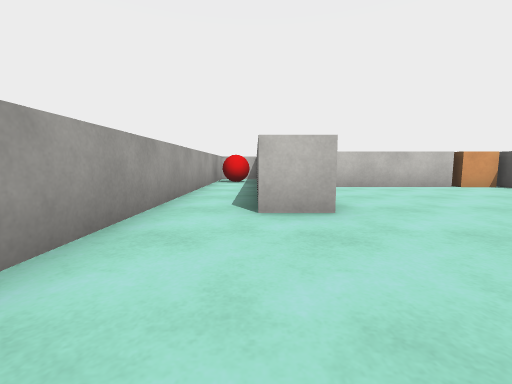
view 1 (above)

18 first-person views from a walk through a scene from a Unity 3-D project. The camera is 0.62 m above the floor, tilts 6° down and sees 90° across. The floor is counted in squares, 1 m on a side. Each view is taken from the middle of a square. On the plan, view 1 faces up. The plan holds only what a view shows up to about 9 squares ahead; the rest is blank. Surface patterns are stand-ins for the level's own textures.

view 2
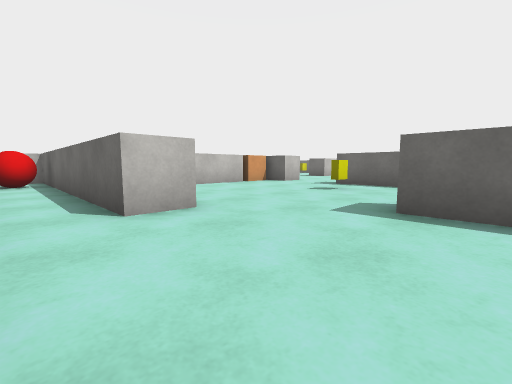

view 3
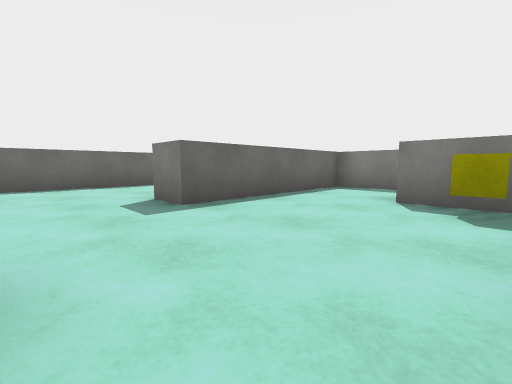

view 4
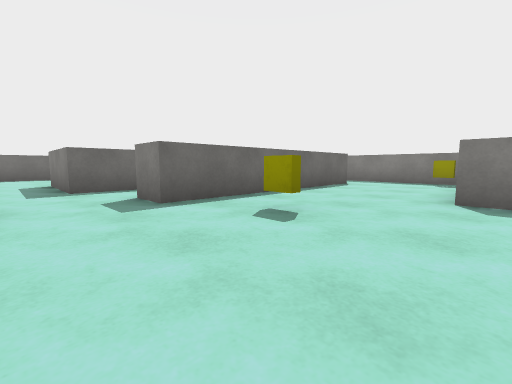

view 5
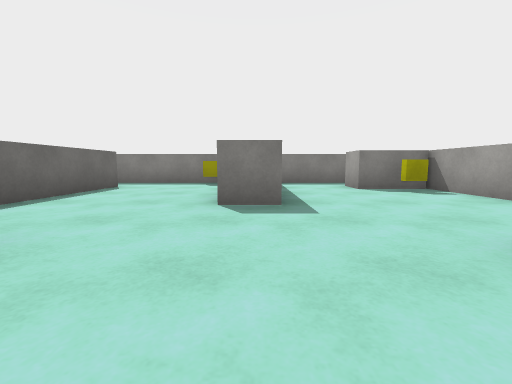

view 6
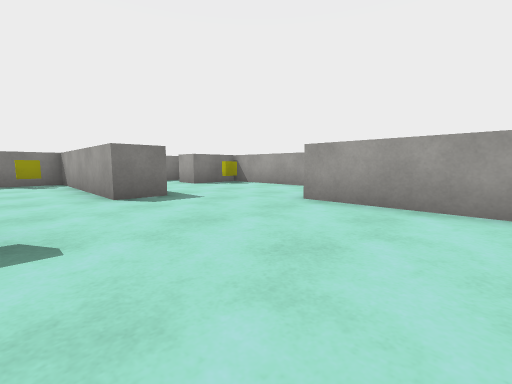

view 7
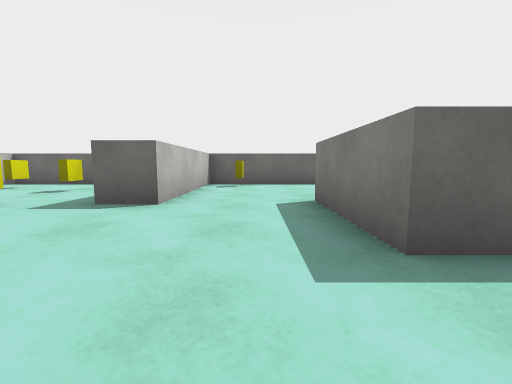

view 8
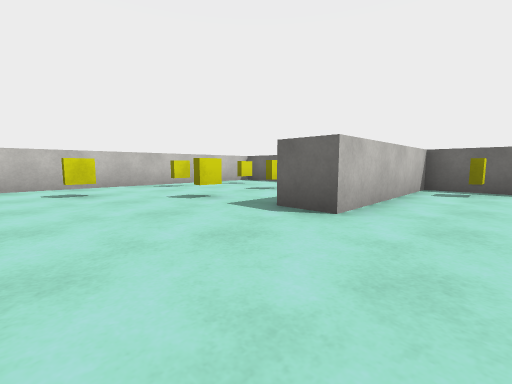

view 9
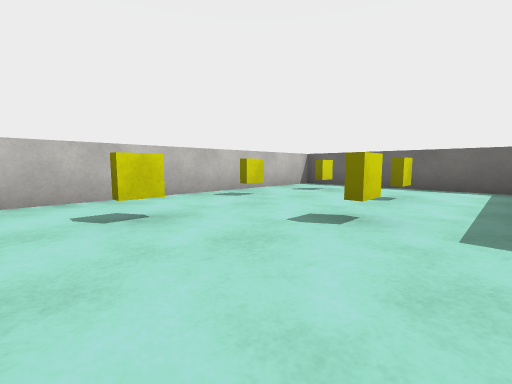

view 10
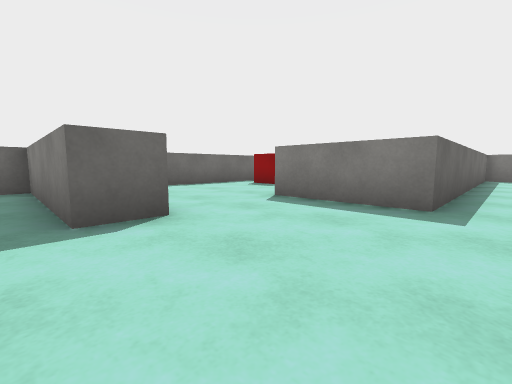

view 11
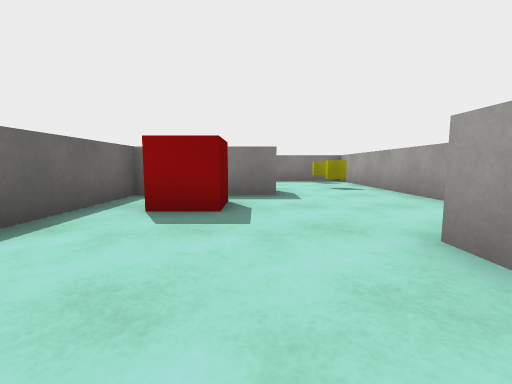

view 12
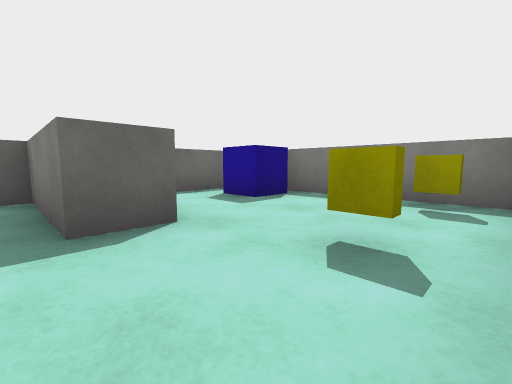

view 13
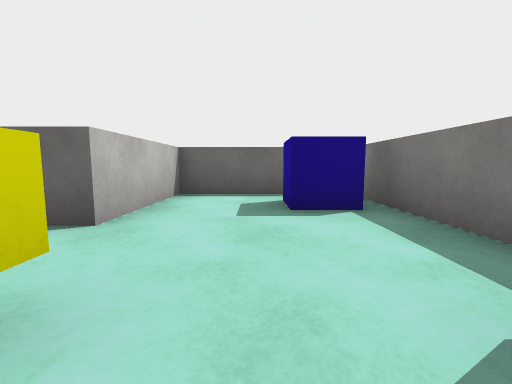

view 14
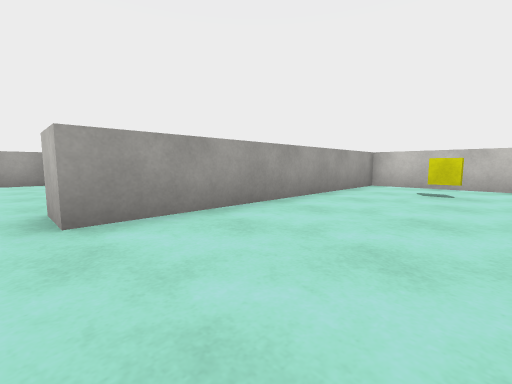

view 15
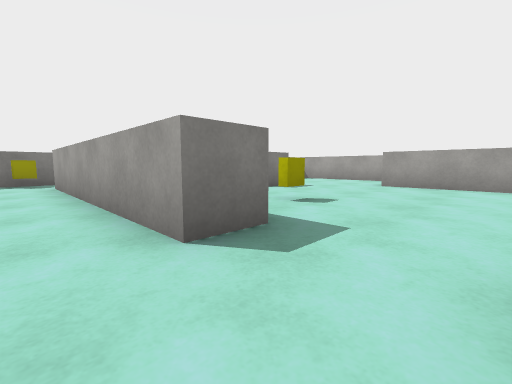

view 16
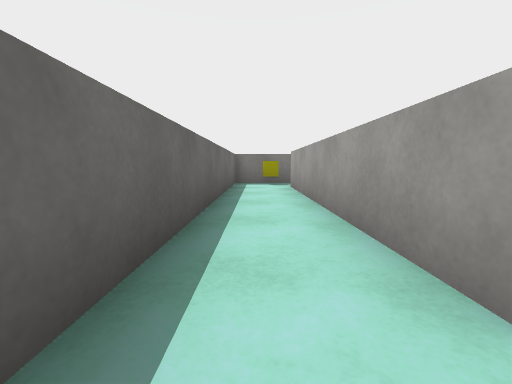

view 17
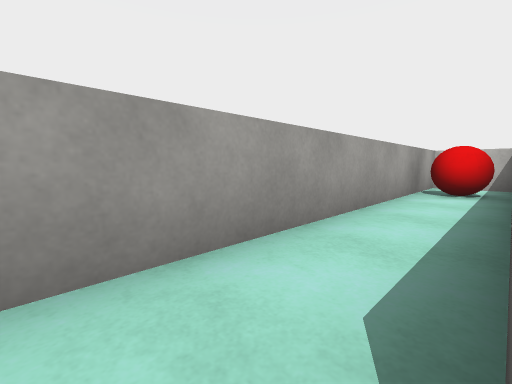

view 18
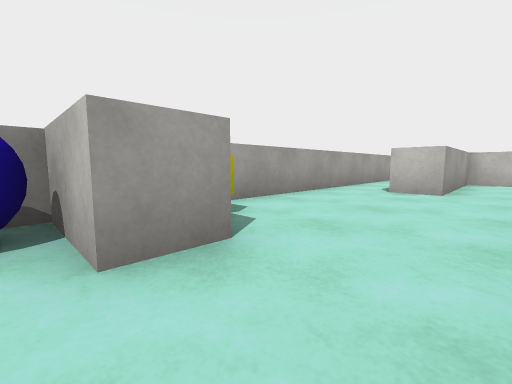

### Floor plan
Ten units are one square. View 1 is at (0, 0); x grows to the right and y downward. Boxes are objects, and circles mark ways between rooms. Rooms are numbered by the first view taken in them; rooms with no view inside come last. Other rooms are left out.
<svg viewBox="-20 -145 190 195">
<path fill="none" stroke="#000" d="M10 -33 0 -33 0 -113 -15 -113 -15 30M-2 40 26 40 26 -10M26 -10 36 -10 36 40 65 40M70 25 70 -42M55 -73 10 -73 10 -33M120 -75 120 -85 165 -85 165 -140 80 -140 80 -64 70 -64M70 -42 80 -42 80 25M65 40 97 40 97 -50 104 -50M107 -16 107 30M165 34 165 4 136 4 136 -6 165 -6 165 -75 120 -75M109 40 158 40"/>
<rect x="-15" y="25" width="10" height="10" fill="#bbb"><title>blue ball</title></rect>
<rect x="-15" y="15" width="20" height="10" fill="#bbb"><title>block</title></rect>
<rect x="-15" y="5" width="10" height="10" fill="#bbb"><title>yellow block</title></rect>
<rect x="-15" y="-105" width="10" height="20" fill="#bbb"><title>red ball</title></rect>
<rect x="35" y="25" width="10" height="10" fill="#bbb"><title>yellow block</title></rect>
<rect x="45" y="-35" width="10" height="10" fill="#bbb"><title>yellow block</title></rect>
<rect x="85" y="35" width="10" height="10" fill="#bbb"><title>yellow block</title></rect>
<rect x="95" y="-125" width="10" height="10" fill="#bbb"><title>yellow block</title></rect>
<rect x="115" y="-105" width="10" height="10" fill="#bbb"><title>yellow block</title></rect>
<rect x="125" y="-135" width="10" height="10" fill="#bbb"><title>yellow block</title></rect>
<rect x="135" y="-105" width="10" height="10" fill="#bbb"><title>yellow block</title></rect>
<rect x="145" y="-125" width="10" height="10" fill="#bbb"><title>yellow block</title></rect>
<rect x="105" y="-55" width="20" height="20" fill="#bbb"><title>block</title></rect>
<rect x="115" y="25" width="10" height="10" fill="#bbb"><title>yellow block</title></rect>
<rect x="115" y="5" width="10" height="10" fill="#bbb"><title>yellow block</title></rect>
<rect x="145" y="25" width="10" height="10" fill="#bbb"><title>blue cube</title></rect>
<rect x="145" y="-25" width="10" height="10" fill="#bbb"><title>red cube</title></rect>
<rect x="155" y="-75" width="10" height="10" fill="#bbb"><title>yellow block</title></rect>
<circle cx="25" cy="-25" r="3" fill="#2a7"/>
<circle cx="75" cy="-55" r="3" fill="#2a7"/>
<circle cx="75" cy="30" r="3" fill="#2a7"/>
<circle cx="110" cy="-60" r="3" fill="#2a7"/>
<text x="0" y="-20">1</text>
<text x="40" y="-20">2</text>
<text x="110" y="-80">3</text>
<text x="140" y="-20">4</text>
</svg>
Room 1 opens to room 2. Room 2 opens to room 3. Room 3 opens to room 4.

Where each view was taken, in squares from view 1:
view 1: 0 up, 0 right, facing up
view 2: 0 up, 1 left, facing up-right
view 3: 3 up, 1 left, facing down-right
view 4: 6 up, 3 right, facing down-right
view 5: 5 up, 3 right, facing down
view 6: 6 up, 5 right, facing down-left
view 7: 6 up, 8 right, facing right
view 8: 6 up, 9 right, facing up-right
view 9: 9 up, 9 right, facing up-right
view 10: 9 up, 9 right, facing down-right
view 11: 6 up, 14 right, facing down
view 12: 1 up, 11 right, facing down-right
view 13: 2 down, 11 right, facing right
view 14: 6 up, 11 right, facing up-left
view 15: 6 up, 9 right, facing down-left
view 16: 5 up, 9 right, facing down
view 17: 3 up, 0 right, facing up-left
view 18: 3 down, 2 right, facing up-left
